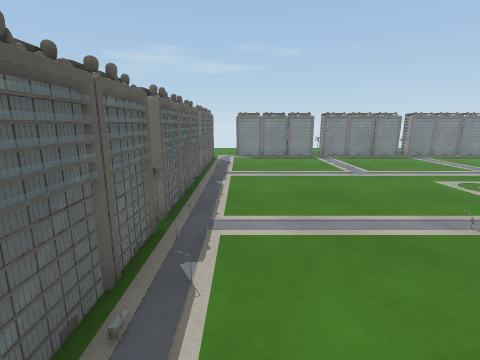
[1] (above)

16 first-person views from a walk through a 3-D level made in the Unity game engine. The camera is 1.33 m above the floor, tilts 12° down and sees 85° across. The floor is counted in squares, 0.58 m on a side. Each view is taken from the middle of a square. On the plan, view 1 faces up. The plan holds only what a view shows up to about 17 squares ahead; the rest is blank. The player character is not drawn. Some animated figures are left out. Surface patterns are stand-ins for the level's own textures.

[2]
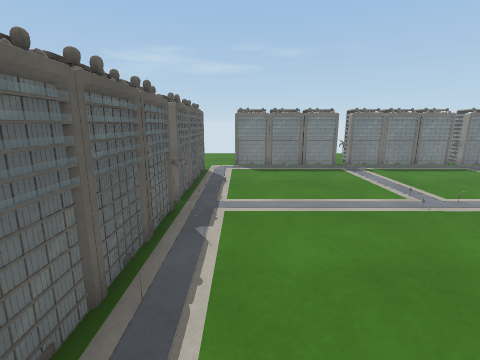

[3]
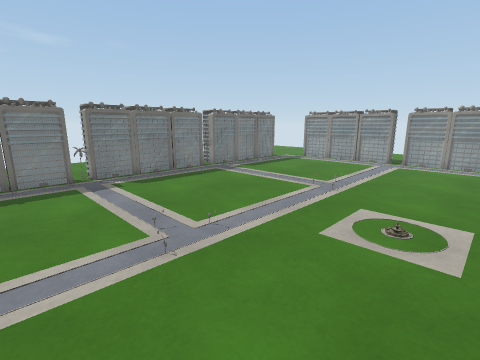

[4]
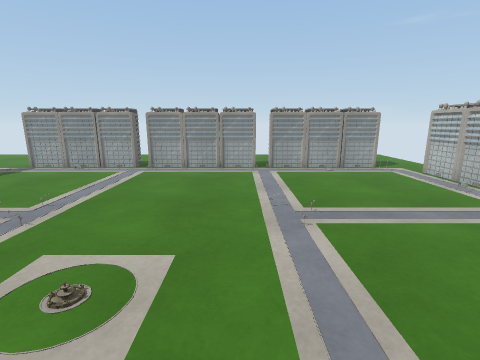

[5]
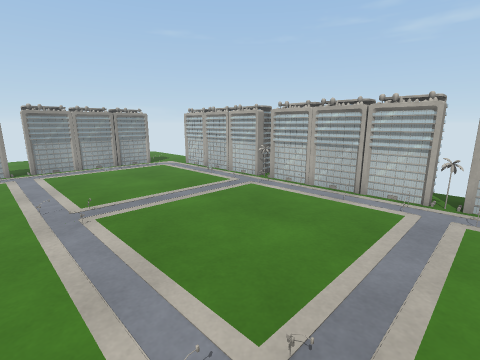

[6]
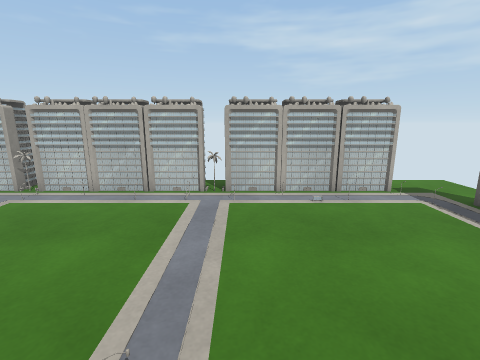

[7]
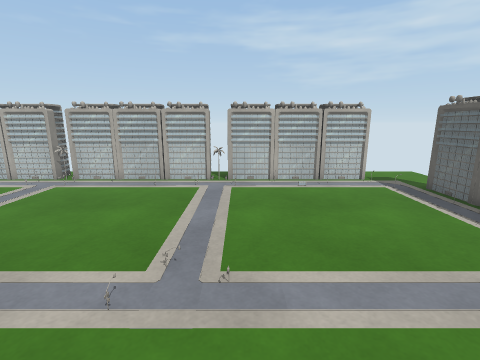

[8]
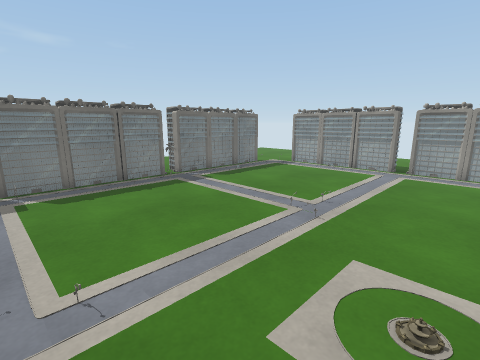

[9]
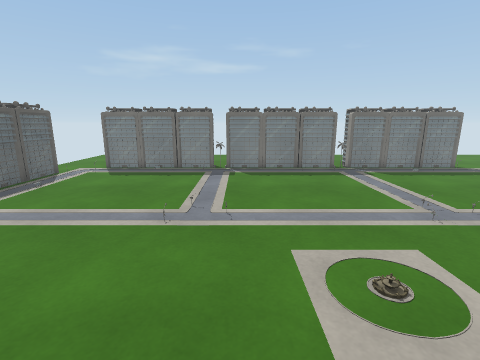

[10]
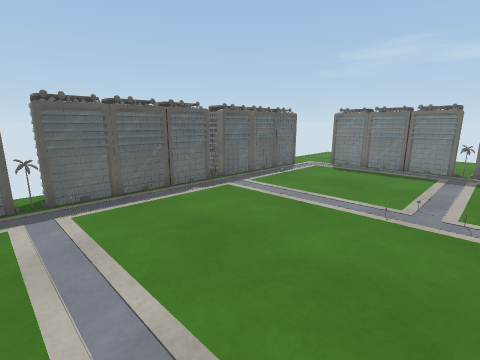

[11]
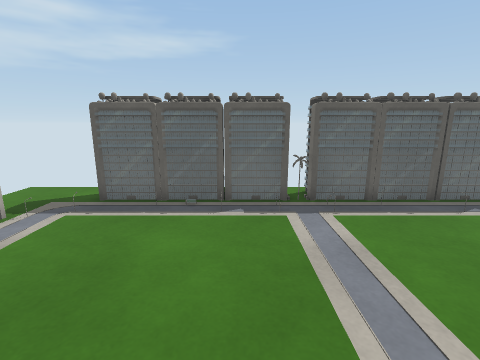

[12]
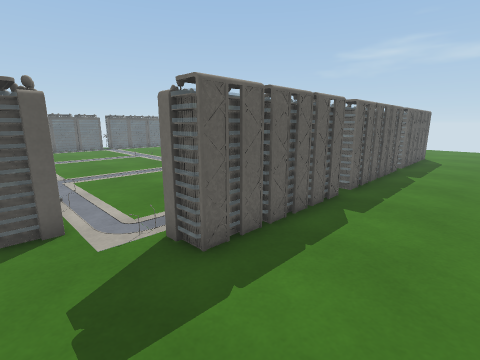

[13]
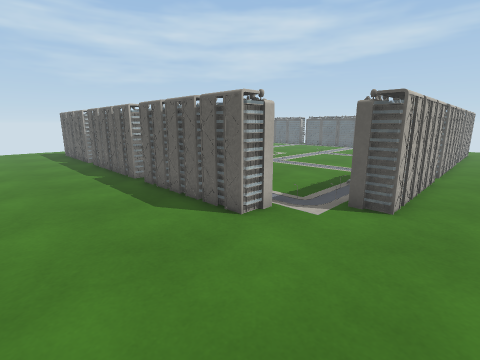

[14]
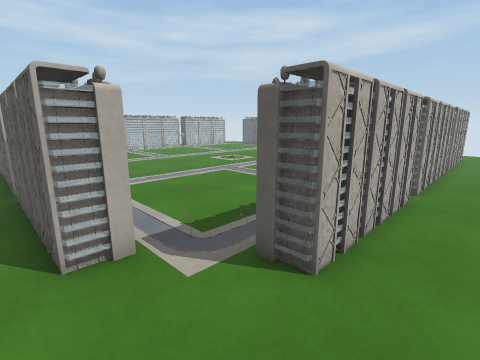

[15]
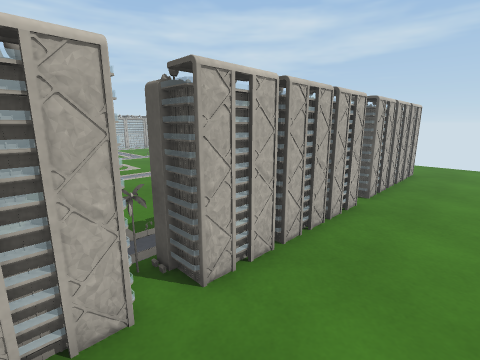

[16]
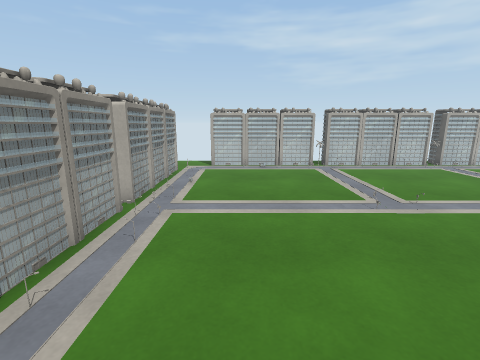

### Floor plan
Key: @ floor where view 1 was taken; # wall or solid block; . floor; O other object.
Columns run from 3 left of view 1 to 26 right of it. Each row starts with its distance up from view 1.
 26         ...
 25         ...
 24     ...........  .
 23 ...........................  .
 22 ............................
 21 ...####################......
 20 ...######O#####O#######.......
 19  #............................
 18  #.....................##.....
 17  #.....................##.....
 16  #.....................##.....
 15  #.....................##.....
 14  #.....................##.....
 13 ##.....................  .....
 12  O.....................##.....
 11  #.....................##.....
 10  #.....................##.....
  9  #.....................##....
  8  #.....................##....
  7 ##.....................##....
  6 #O.....................##....
  5 ##.....................##....
  4  #.....................##....
  3  #.....................##....
  2  #.....................##....
  1  #.....................##....
  0  #.@...................##....
 -1 ............................
 -2 ...######O#####O#######....
 -3 ...     ###   ###    ##.... .

Where each view was taken, in squares from view 1:
view 1: 0 up, 0 right, facing up
view 2: 5 up, 0 right, facing up
view 3: 8 up, 3 right, facing up-right
view 4: 7 up, 6 right, facing right
view 5: 7 up, 5 right, facing down-right
view 6: 7 up, 5 right, facing down
view 7: 9 up, 5 right, facing down
view 8: 9 up, 6 right, facing up-right
view 9: 6 up, 7 right, facing up
view 10: 5 up, 7 right, facing up-left
view 11: 4 up, 6 right, facing left
view 12: 3 down, 25 right, facing up-left
view 13: 23 up, 26 right, facing down-left
view 14: 23 up, 22 right, facing down-left
view 15: 24 up, 14 right, facing down-left
view 16: 13 up, 17 right, facing down
